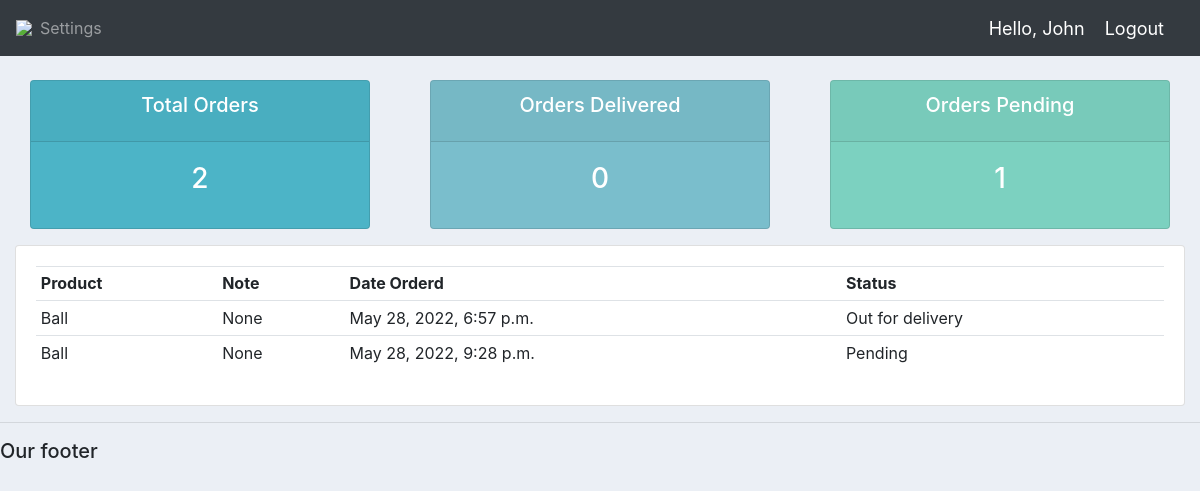
Page /user/ (signed in) on the committed database.
### accounts/models.py (models this page shows, shortened)
class Order(models.Model):
    STATUS = (
        ('Pending', 'Pending'),
        ('Out for delivery', 'Out for delivery'),
        ('Delivered', 'Delivered'),
    )
    customer = models.ForeignKey(Customer, null=True, on_delete=models.SET_NULL)
    product = models.ForeignKey(Product, null=True, on_delete=models.SET_NULL)
    date_created = models.DateTimeField(auto_now_add=True, null=True)
    status = models.CharField(max_length=200, null=True, choices=STATUS)
    note = models.CharField(max_length=1000, null=True)

class Product(models.Model):
    CATEGORY = (
        ('Indoor', 'Indoor'),
        ('Outdoor', 'Outdoor'),
    )
    name = models.CharField(max_length=200, null=True)
    price = models.FloatField(null=True)
    category = models.CharField(max_length=200, null=True, choices=CATEGORY)
    description = models.CharField(max_length=200, null=True, blank=True)
    date_created = models.DateTimeField(auto_now_add=True, null=True)
    tags = models.ManyToManyField(Tag)
    def __str__(self):
        return self.name

### accounts/decorators.py (the view)
        def wrapper_func(request, *args, **kwargs):
            group = None
            if request.user.groups.exists():
                group = request.user.groups.all()[0].name
            if group in allowed_roles:
                return view_func(request, *args, **kwargs)
            else:
                return HttpResponse('You are not authorized to view this page.')

### accounts/views.py (called while the page is built)
@login_required(login_url='login')
@allowed_users(allowed_roles=['customer'])
def userPage(request):
    orders = request.user.customer.order_set.all()
    total_orders = orders.count()
    delivered = orders.filter(status='Delivered').count()
    pending = orders.filter(status='Pending').count()
    context = {'orders': orders,  'total_orders': total_orders,
               'delivered': delivered, 'pending': pending,}
    return render(request, 'accounts/user.html', context)

### accounts/templates/accounts/user.html
{%  extends 'accounts/main.html' %}
{% block content %}
{%  include 'accounts/status.html' %}
<div class="row">
	<div class="col-md">
		<div class="card card-body">
			<table class="table table-sm">
				<tr>
					<th>Product</th>
					<th>Note</th>
					<th>Date Orderd</th>
					<th>Status</th>
				</tr>
				{% for order in orders %}
					<tr>
						<td>{{ order.product }}</td>
						<td>{{ order.note }}</td>
						<td>{{ order.date_created }}</td>
						<td>{{ order.status }}</td>
					</tr>
				{% endfor %}
			</table>
		</div>
	</div>
</div>
{% endblock content %}

### accounts/templates/accounts/navbar.html (shortened to what this page needs)
{% load static %}
<nav class="navbar navbar-expand-lg navbar-dark bg-dark">
  <img src="{% static 'images/logo.png' %}">
  <div class="collapse navbar-collapse" id="navbarNav">
    <ul class="navbar-nav">
      {% if request.user.is_staff %}
      <li class="nav-item active">
        <a class="nav-link" href="{% url 'home' %}">Dashboard</a>
      </li>
      <li class="nav-item">
        <a class="nav-link" href="{% url 'products' %}">Products</a>
      </li>
      {% else %}
      <li class="nav-item">
        <a class="nav-link" href="{% url 'account' %}">Settings</a>
      </li>
      {% endif %}
    </ul>
  </div>
  <span class="hello-msg">Hello, {{ request.user }}</span>
  <span><a class="hello-msg" href="{% url 'logout' %}">Logout</a></span>
</nav>

### static/css/main.css (style rules this page uses)
body { background-color: #ebeff5; }

### accounts/templates/accounts/navbar.html (style rules this page uses)
.hello-msg { font-size: 18px; color: #fff; margin-right: 20px; }

### rows in the picture
Order: product "Ball", note "None", date_created "May 28, 2022, 6:57 p.m.", status "Out for delivery"
Order: product "Ball", note "None", date_created "May 28, 2022, 9:28 p.m.", status "Pending"

### other values in the picture
{{ request.user }} "John"
{{ total_orders }} "2"
{{ delivered }} "0"
{{ pending }} "1"
